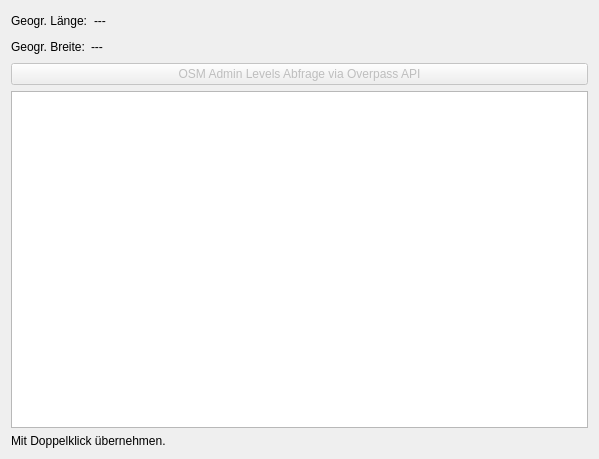
<?xml version="1.0" encoding="UTF-8"?>
<ui version="4.0">
 <class>apisOverpassRequestDialog</class>
 <widget class="QDialog" name="apisOverpassRequestDialog">
  <property name="windowModality">
   <enum>Qt::ApplicationModal</enum>
  </property>
  <property name="geometry">
   <rect>
    <x>0</x>
    <y>0</y>
    <width>599</width>
    <height>459</height>
   </rect>
  </property>
  <property name="windowTitle">
   <string>APIS Overpass Request</string>
  </property>
  <property name="windowIcon">
   <iconset resource="resource.qrc">
    <normaloff>:/plugins/APIS/icons/apis.png</normaloff>:/plugins/APIS/icons/apis.png</iconset>
  </property>
  <property name="modal">
   <bool>true</bool>
  </property>
  <layout class="QVBoxLayout" name="verticalLayout">
   <item>
    <layout class="QHBoxLayout" name="horizontalLayout">
     <item>
      <widget class="QLabel" name="label">
       <property name="text">
        <string>Geogr. Länge:</string>
       </property>
      </widget>
     </item>
     <item>
      <widget class="QLabel" name="uiLonLbl">
       <property name="text">
        <string>---</string>
       </property>
      </widget>
     </item>
     <item>
      <spacer name="horizontalSpacer">
       <property name="orientation">
        <enum>Qt::Horizontal</enum>
       </property>
       <property name="sizeHint" stdset="0">
        <size>
         <width>40</width>
         <height>20</height>
        </size>
       </property>
      </spacer>
     </item>
    </layout>
   </item>
   <item>
    <layout class="QHBoxLayout" name="horizontalLayout_2">
     <item>
      <widget class="QLabel" name="label_3">
       <property name="text">
        <string>Geogr. Breite:</string>
       </property>
      </widget>
     </item>
     <item>
      <widget class="QLabel" name="uiLatLbl">
       <property name="text">
        <string>---</string>
       </property>
      </widget>
     </item>
     <item>
      <spacer name="horizontalSpacer_2">
       <property name="orientation">
        <enum>Qt::Horizontal</enum>
       </property>
       <property name="sizeHint" stdset="0">
        <size>
         <width>40</width>
         <height>20</height>
        </size>
       </property>
      </spacer>
     </item>
    </layout>
   </item>
   <item>
    <widget class="QPushButton" name="uiRequestBtn">
     <property name="enabled">
      <bool>false</bool>
     </property>
     <property name="text">
      <string>OSM Admin Levels Abfrage via Overpass API</string>
     </property>
     <property name="autoDefault">
      <bool>false</bool>
     </property>
    </widget>
   </item>
   <item>
    <widget class="QListWidget" name="uiAdminLevelList">
     <property name="editTriggers">
      <set>QAbstractItemView::NoEditTriggers</set>
     </property>
     <property name="showDropIndicator" stdset="0">
      <bool>false</bool>
     </property>
     <property name="alternatingRowColors">
      <bool>false</bool>
     </property>
    </widget>
   </item>
   <item>
    <widget class="QLabel" name="label_2">
     <property name="text">
      <string>Mit Doppelklick übernehmen.</string>
     </property>
    </widget>
   </item>
  </layout>
 </widget>
 <resources>
  <include location="resource.qrc"/>
 </resources>
 <connections/>
</ui>
